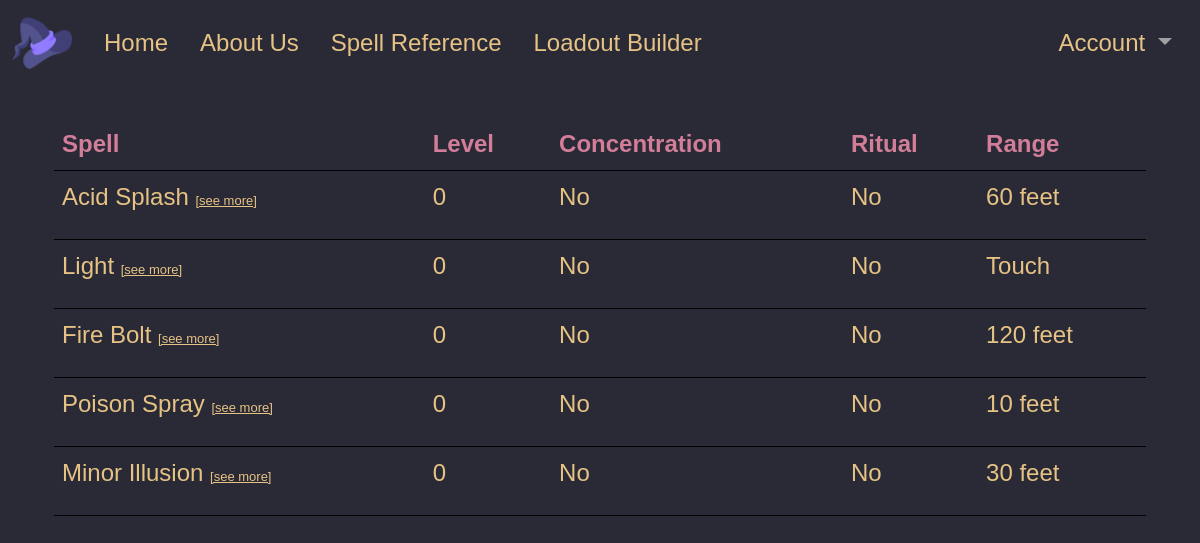
The app's page /loadout/dragonman (signed in) with its own data.
### tables this page shows
CREATE TABLE "spell_info" (
"Name" TEXT,
  "Spell_Level" INTEGER,
  "Concentration" INTEGER,
  "Ritual" INTEGER,
  "Range" TEXT,
  "Components" TEXT,
  "Duration" TEXT,
  "Casting Time" TEXT,
  "Classes" TEXT,
  "School" TEXT,
  "Description" TEXT
);

### run.py (the view)
@app.route('/loadout/<loadout_id>')
def loadout(loadout_id):
    spells = []
    if 'user' in session.keys():
        spells = get_db().get_loadout_spell_names(session['user']['id'], loadout_id)
        spells = [s[0] for s in spells]
        full_spells = []
        for spell in spells:
            full_spells.append(get_db().get_spell(spell))
        full_spells = [list(spell.values()) for spell in full_spells]
        n_spells = len(full_spells)
        return render_template('loadout.html', loadout_id=loadout_id, spells = full_spells,  n_spells =n_spells)

### db.py (called while the page is built)
    def select(self, sql, parameters=[]):
        c = self.conn.cursor()
        c.execute(sql, parameters)
        return c.fetchall()

    def get_spell(self, Name):
        data = self.select('SELECT * FROM spell_info WHERE spell_info.Name = ?', [Name])
        if data:
            d = data[0]
            return {
                'Name': d[0],
                'Level': d[1],
                'Concentration': d[2],
                'Ritual': d[3],
                'Range': d[4],
                'Components': d[5],
                'Duration': d[6],
                'Casting_Time': d[7],
                'Classes': d[8],
                'School': d[9],
                'Description': d[10]
            }
        else:
            return None

    def get_loadout_spell_names(self, user_id,loadout_name):
        data = self.select('SELECT loadouts.spell_name FROM loadouts WHERE loadouts.user_id = ? AND loadouts.loadout_name = ?', [user_id, loadout_name])
        return data

### run.py (called while the page is built)
def get_db():
    db = getattr(g, '_database', None)
    if db is None:
        db = Database(DATABASE_PATH)
    return db

### templates/loadout.html (shortened to what this page needs)
{% extends "base.html" %} {% block title %}loadout{%endblock%}
{%block content%}
<table class = "table border-black" id="spell-container">
    <thead>
        <tr>
            <th class = "tref-h">
                Spell
            </th>
            <th class = "tref-h">
                Level
            </th>
            <th class = "tref-h">
                Concentration
            </th>
            <th class = "tref-h">
                Ritual
            </th>
            <th class = "tref-h">
                Range
            </th>
        </tr>
    </thead>
    <tbody>
        {%for i in range(n_spells)%}
        <tr>
            <td class = "tref">
            <p class = "tref"  style="cursor: pointer;">{{spells[i][0]}}</span>
            <a class="expand-desc" style="cursor: pointer; font-size:small;"  data-index="{{ i }}">[see more]</a>
            </td>
            <td class = "tref">
                <p class = "tref">{{spells[i][1]}}</p>
            </td>
            <td class = "tref">
                {%if spells[i][2] == 1%}
                    <p class = "tref">Yes</p>
                {%else%}
                    <p class = "tref">No</p>
                {%endif%}
            </td>
            <td class = "tref">
                {%if spells[i][3] == 1%}
                    <p class = "tref">Yes</p>
                {%else%}
                    <p class = "tref">No</p>
                {%endif%}
            </td>
            <td class = "tref">
                <p class = "tref">{{spells[i][4]}}</p>
            </td>
        </tr>
        {%endfor%}
    </tbody>
</table>
{%endblock%}

### static/css/base.css (style rules this page uses)
body { font-family: 'Baskerville', 'Trebuchet MS', sans-serif; font-size: 1.5rem; background: #2A2A37; }
thead th { position:sticky;top: 0; z-index: 1; }
.tref { background-color: #2A2A37 !important; -webkit-text-fill-color: #E6C384; }
.tref-h { background-color: #2A2A37 !important; -webkit-text-fill-color: #D27E99; }

### records on screen
spell_info: Name "Acid Splash", Spell_Level "0", Range "60 feet"
spell_info: Name "Light", Spell_Level "0", Range "Touch"
spell_info: Name "Fire Bolt", Spell_Level "0", Range "120 feet"
spell_info: Name "Poison Spray", Spell_Level "0", Range "10 feet"
spell_info: Name "Minor Illusion", Spell_Level "0", Range "30 feet"
